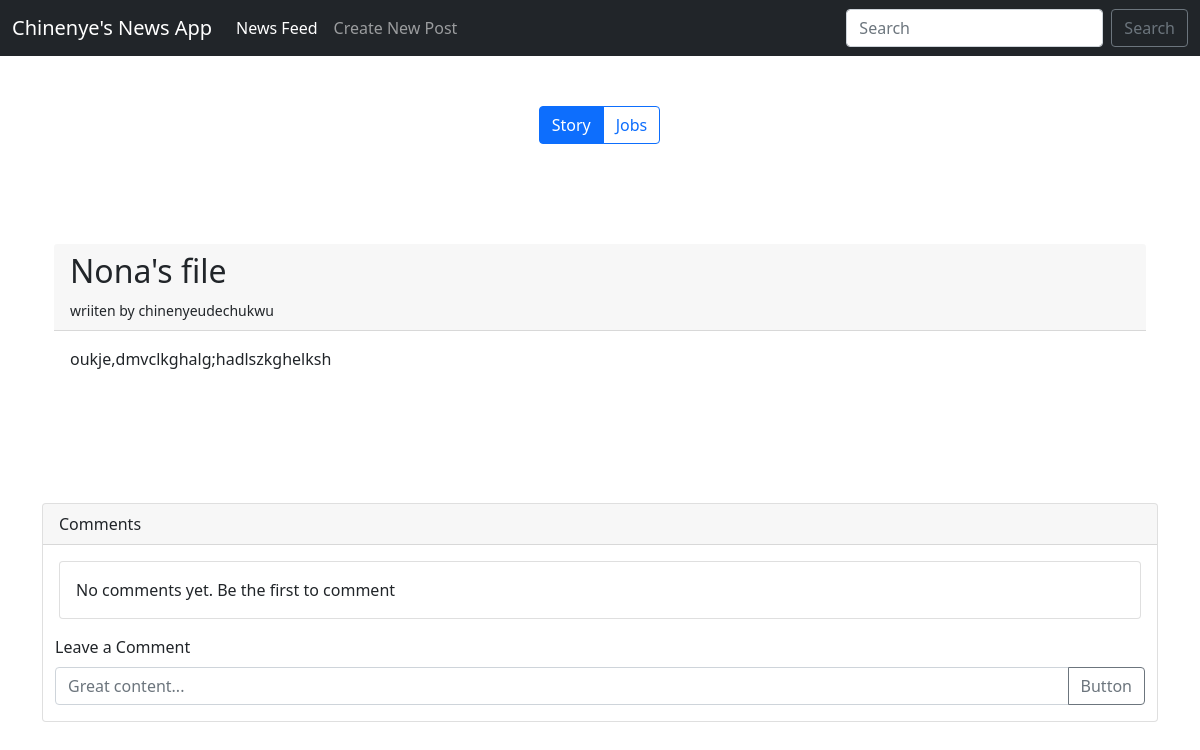
The page /1 on the database its author committed.
### newsapi/models.py (models this page shows, shortened)
class OurNews(models.Model):
    by = models.ForeignKey(User, verbose_name=_("Author"), on_delete=models.CASCADE)
    score = models.IntegerField(_("News Score"))
    time_created = models.DateTimeField(_("time created"), auto_now=True)
    title = models.CharField(_("article title"), max_length=50)
    type = models.CharField(_("article type"), max_length=10, choices=ARTICLE_CHOICES, default=1)
    content = models.CharField(_("article content"), max_length=1000)

### newsapi/views.py (the view)
# urls.py: path("<int:news_id>", views.our_news_details, name="our_news_details"),
def our_news_details(request, news_id):
    our_news = get_object_or_404(OurNews, id=news_id)
    comments = Comments.objects.filter(parent=our_news).order_by('time')
    return render(request, 'newsapi/our_news_details.html', {'news': our_news, "comments": comments})

### newsapi/templates/newsapi/our_news_details.html (shortened to what this page needs)
{% extends 'base.html' %}
{% block content %}
    <div class="container" style="margin-top: 100px;">
        <div class="card-header">
            <h2>{{news.title}}</h2>
        <small> wriiten by {{news.by}}</small>
        </div>
        <div class="card-body">
         <p>{{news.content}}</p>
         </div>
    </div>
    <div class="card" style="margin-top: 100px;">
        <div class="card-header">
            Comments
        </div>
        <div class="card-body">
            <div class="card" >
                {% if comments %}
                <ul class="list-group list-group-flush">
                    {% for comment in comments %}
                        <p>{{comment.by}}</p>
                        <li class="list-group-item">{{comments.text}}</li>
                    {% endfor %}
                </ul>
                {% else %}
                <div class="card-body">
                    <p class="card-text"> No comments yet. Be the first to comment</p>
                </div>
                {% endif %}
              </div>
        </div>
        <div class="container">
            <form >
                <label for="exampleFormControlInput1" class="form-label">Leave a Comment</label>
                <div class="mb-3 input-group">
                    <input type="text" class="form-control" id="exampleFormControlInput1" placeholder="Great content...">
                    <button class="btn btn-outline-secondary" type="button">Button</button>
                </div>
            </form>
        </div>
{% endblock %}

### rows shown on the page
OurNews: title "Nona's file", by "chinenyeudechukwu", content "oukje,dmvclkghalg;hadlszkghelksh"
